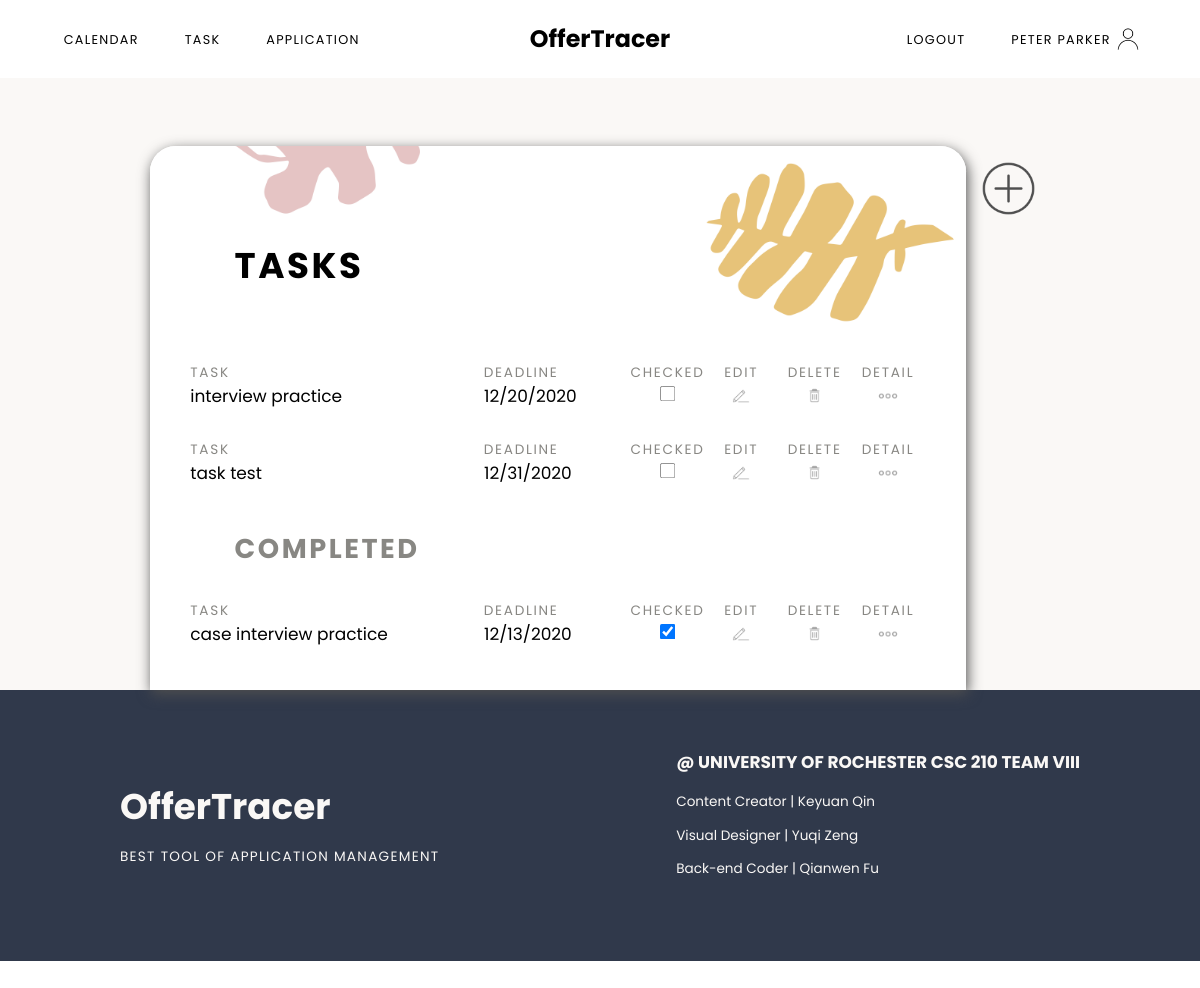
The page /task (signed in) on the database as committed earlier.
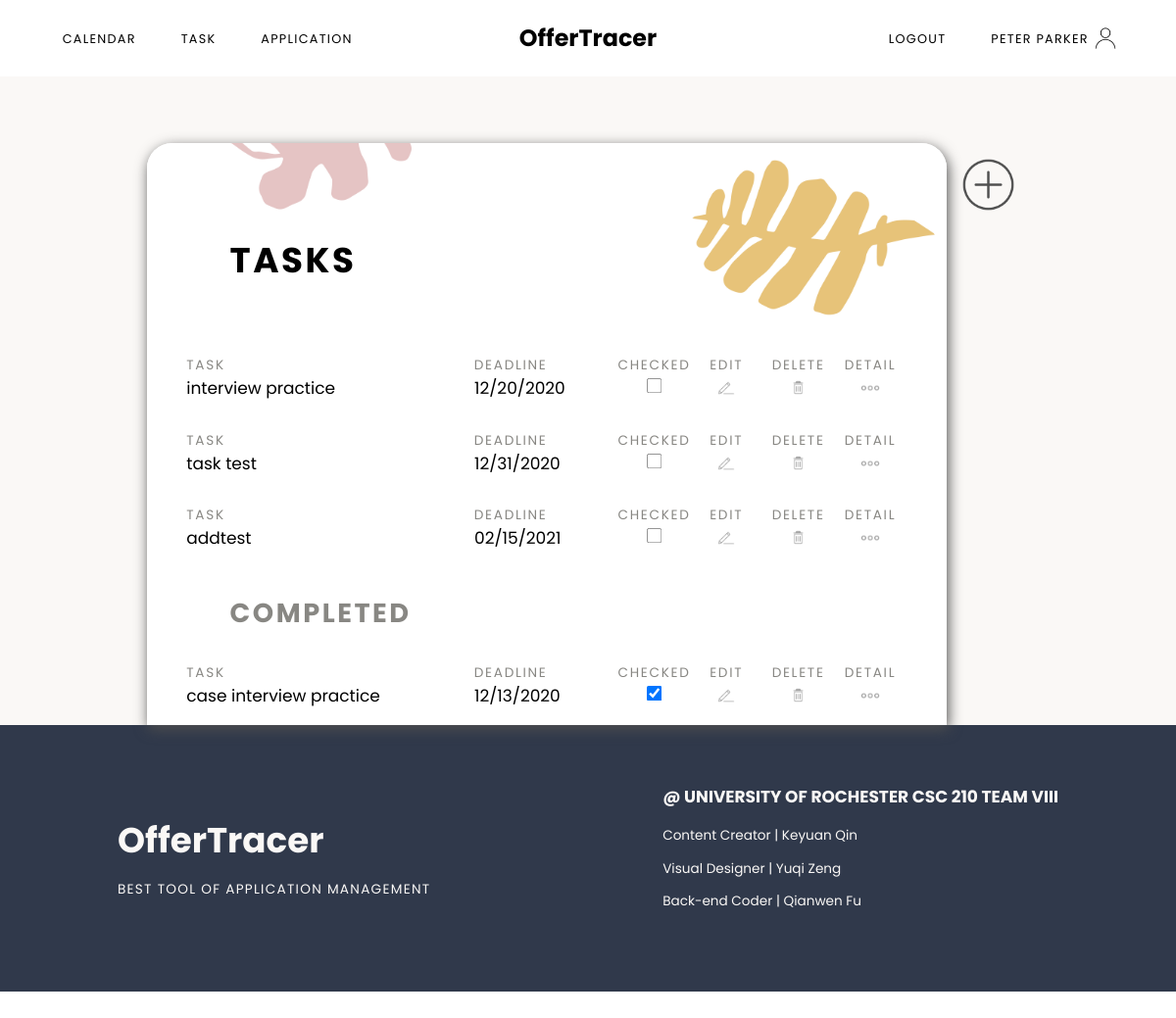
The same page on the database as committed later.
### models.py (models this page shows, shortened)
class User(UserMixin, db.Model):
	id = db.Column(db.Integer, primary_key=True)
	email = db.Column(db.String(100), unique=True, nullable=False)
	password = db.Column(db.String(100), nullable=False)
	name = db.Column(db.String(100), nullable=False)
	jobs = db.relationship('Job', backref='author', lazy=True)
	tasks = db.relationship('Task', backref='author', lazy=True)
	assessments = db.relationship('Assessment', backref='author', lazy=True)

class Task(db.Model):
	id = db.Column(db.Integer, primary_key=True)
	item = db.Column(db.String(100), nullable=False) #title of this task
	notes = db.Column(db.Text)
	due = db.Column(db.DateTime)
	complete = db.Column(db.Boolean(False), nullable=False)
	job_id = db.Column(db.Integer, db.ForeignKey('job.id'))
	user_id = db.Column(db.Integer, db.ForeignKey('user.id'))

### main.py (the view, shortened to what this page needs)
@main.route('/task', methods=['GET','POST'])
@login_required
def task():
	tasks = []
	completed = []
	data = Task.query.filter_by(user_id=current_user.id)
	jobs = Job.query.filter_by(user_id=current_user.id)
	for stuff in data:
		if stuff.complete == False:
			tasks.append(stuff)
		else:
			completed.append(stuff)
	return render_template('task.html', name=current_user.name, tasks=tasks, completed=completed, jobs=jobs, id=current_user.id)

### app.py (called while the page is built)
@login_manager.user_loader
def load_user(user_id):
	return User.query.get(int(user_id))

### templates/task.html (shortened to what this page needs)
{% extends "baseLogged.html" %}
{% block content %}
<div class="taskContainer sectionContainer">
	<div class="todolist">
		<h1>Tasks</h1>
		<ul class="taskList">
			{% if tasks %}
				{% for task in tasks %}
				<li class="taskItem">
					<div class="taskItemTitle taskIteminner">
						<p>Task</p>
						<p>Deadline</p>
						<p class="complete">Checked</p>
						<p class="complete">Edit</p>
						<p class="complete">Delete</p>
						<p class="complete">Detail</p>
					</div>
					<div class="taskItemRec taskIteminner">
						<p>{{task.item}}</p>
						<p>{{task.due.strftime("%m/%d/%Y")}}</p>
						<p class="complete"><input type="checkbox" name="complete" onclick="window.location.href='{{url_for('main.complete', id = task.id)}}';" value="complete"></p>
						<button class="edit" onclick="window.location.href='{{url_for('main.task_update', task_id = task.id)}}';"></button>
						<button class="delete" onclick="window.location.href='{{url_for('main.task_delete', task_id = task.id)}}';"></button>
						<button class="detail" onclick="window.location.href='{{url_for('main.task_single', task_id = task.id)}}';"></button>
					</div>
				</li>
				{% endfor %}
			{% endif %}
		</ul>
		<h2>Completed</h2>
		<ul class="taskList">
			{% if completed %}
				{% for task in completed %}
				<li class="taskItem">
					<div class="taskItemTitle taskIteminner">
						<p>Task</p>
						<p>Deadline</p>
						<p class="complete">Checked</p>
						<p class="complete">Edit</p>
						<p class="complete">Delete</p>
						<p class="complete">Detail</p>
					</div>
					<div class="taskItemRec taskIteminner">
						<p>{{task.item}}</p>
						<p>{{task.due.strftime("%m/%d/%Y")}}</p>
						<p class="complete"><input type="checkbox" name="complete" onclick="window.location.href='{{url_for('main.incomplete', id = task.id)}}';" value="incomplete" checked></p>
						<button class="edit" onclick="window.location.href='{{url_for('main.task_update', task_id = task.id)}}';"></button>
						<button class="delete" onclick="window.location.href='{{url_for('main.task_delete', task_id = task.id)}}';"></button>
						<button class="detail" onclick="window.location.href='{{url_for('main.task_single', task_id = task.id)}}';"></button>
					</div>
				</li>
				{% endfor %}
			{% endif %}
		</ul>
	</div>
	<div class="addButton">
		<button id="myBtn"></button>
	</div>
</div>
{% endblock %}

### templates/baseLogged.html (shortened to what this page needs)
<!DOCTYPE html>
<html lang="en">
<head>
	<link rel="stylesheet" type="text/css" href="{{ url_for('static', filename='css/nav.css') }}">
	<link rel="stylesheet" type="text/css" href="{{ url_for('static', filename='css/styles.css') }}">
	<link rel="stylesheet" type="text/css" href="{{ url_for('static', filename='css/dashboard.css') }}">
	<link rel="stylesheet" type="text/css" href="{{ url_for('static', filename='css/calendar.css') }}">
  	<link rel="stylesheet" type="text/css" href="{{ url_for('static', filename='css/task.css') }}">
  	<link rel="stylesheet" type="text/css" href="{{ url_for('static', filename='css/app.css') }}">
  	<link rel="stylesheet" type="text/css" href="{{ url_for('static', filename='css/update.css') }}">
</head>
<body>
	{% if current_user.is_authenticated %}
	<nav class="main-menu auth">
		<div class="m1">
			<a href="{{url_for('main.calendar')}}">Calendar</a>
			<a href="{{url_for('main.task')}}">Task</a>
			<a href="{{url_for('main.job')}}">Application</a>
		</div>
		<div class="title">
			<a href="{{url_for('main.index')}}">OfferTracer</a>
		</div>
		<div class="m2">
			<a href="{{url_for('auth.logout')}}">Logout</a>
			<a href="{{url_for('main.dashboard')}}" class="accName">{{ name }}</a>
		</div>
	</nav>
	{% block content %}
	{% endblock %}
	<footer class="sectionContainer">
			<div class="content footerContent containAlignCenter">
				<div class="webName">
					<h3>OfferTracer</h3>
					<p>Best Tool of Application Management</p>
				</div>
				<div class="developer">
					<h3>@ University of Rochester CSC 210 TEAM VIII</h3>
					<p>Content Creator | Keyuan Qin</p>
					<p>Visual Designer | Yuqi Zeng</p>
					<p>Back-end Coder | Qianwen Fu</p>
				</div>
			</div>
	</footer>
	{% endif %}
</body>
</html>

### static/css/nav.css (style rules this page uses)
.main-menu { top: 0; width: 100%; display: grid; grid-template-columns: 1fr 1fr 1fr; padding-top: 25px; padding-bottom: 25px; }
.auth { background-color: white; }
.main-menu a { text-decoration: none; color:black; font-family: 'Poppins', sans-serif; }
.title { margin: 0 auto; align-self: center; text-align: center; }
.m1 { padding-left: 50px; padding-top: 11px; }
.m2 { padding-right: 40px; text-align: right; padding-top: 11px; }
.title a { font-size: 28px; font-weight: bolder; }
.m1 a, .m2 a { text-transform: uppercase; margin-left: 25px; margin-right: 25px; font-size: 15px; letter-spacing: 1.5px; }
.accName { background-image: url(../images/user.png); background-repeat: no-repeat; background-position: right; background-size: contain; padding-right: 40px; padding-top: 10px; padding-bottom: 10px; }

### static/css/styles.css (style rules this page uses)
html, body, .container { margin: 0; height: 100%; }
li { list-style: none; }
ul { padding-left: 0; }
.sectionContainer { margin: 0 auto; width: 100%; align-self: center; display: flex; flex-wrap: wrap; justify-content: center; }
.content { height: auto; max-width: 80%; font-family: 'Poppins', sans-serif; display: flex; align-items: center; }
.containAlignCenter { margin: 0 auto; align-self: center; display: flex; flex-wrap: wrap; justify-content: center; }
footer { background-color: #30394b; }
.footerContent { color: #faf8f6; margin-top: 50px; margin-bottom: 80px; width: 100%; justify-content: space-between; }
.webName h3 { font-size: 42px; margin-bottom: 0px; padding-bottom: 0; }
.webName p { text-transform: uppercase; letter-spacing: 1.5px; }
.developer h3 { text-transform: uppercase; font-size: 20px; }
@media (max-width: 1350px) { html { zoom: 90%; } }
@media (max-width: 1250px) { html { zoom: 85%; } }

### static/css/calendar.css (style rules this page uses)
*, *:before, *:after { -moz-box-sizing: border-box; -webkit-box-sizing: border-box; box-sizing: border-box; }

### static/css/task.css (style rules this page uses)
.taskContainer { background-color: #faf8f6; min-height: 90%; }
.todolist { border-top-left-radius: 30px; border-top-right-radius: 30px; width: 960px; margin-top: 80px; background-color: white; font-family: 'Poppins', sans-serif; -webkit-box-shadow: 2px 5px 16px 0px #4f4f4f, 5px 5px 15px 5px rgba(0,0,0,0); box-shadow: 2px 5px 16px 0px #4f4f4f, 5px 5px 15px 5px rgba(0,0,0,0); }
.addButton { margin-top: 80px; }
.addButton button { background-image: url(../images/addButton.png); background-repeat: no-repeat; background-position: center; background-size: contain; background-color: transparent; border: none; width: 100px; height: 100px; outline: none; cursor: pointer; }
.todolist h1 { border-top-left-radius: 30px; border-top-right-radius: 30px; margin-top: 0px; padding-top: 120px; padding-bottom: 50px; background-image: url(../images/taskback.png); background-repeat: no-repeat; background-position: 50% 90%; background-size: cover; padding-left: 100px; font-size: 42px; letter-spacing: 3px; text-transform: uppercase; line-height: 42px; }
.taskContainer h2 { margin-top: 30px; padding-left: 100px; font-size: 32px; letter-spacing: 3px; text-transform: uppercase; color: #888783; margin-bottom: 20px; }
.todolist ul { width: 90%; margin: 0 auto; }
.taskIteminner { display: grid; grid-template-columns: 2fr 1fr 0.5fr 0.5fr 0.5fr 0.5fr; }
.taskItemRec input { margin: 0 auto; height: 19px; width: 19px; }
.complete { text-align: center; }
.taskItemRec p { margin-top: 0; font-size: 20px; }
.taskItemTitle p { margin-bottom: 0; text-transform: uppercase; letter-spacing: 2px; color: #888783; }
.edit { margin: 0 auto; outline: none; border: none; background-color: transparent; width: 30px; background-image: url(../images/edit.png); background-repeat: no-repeat; background-position: top center; background-size: contain; cursor: pointer; }
.delete { margin: 0 auto; outline: none; border: none; background-color: transparent; width: 30px; background-image: url(../images/delete.png); background-repeat: no-repeat; background-position: top center; background-size: contain; cursor: pointer; }
.detail { margin: 0 auto; outline: none; border: none; background-color: transparent; width: 30px; background-image: url(../images/detail.png); background-repeat: no-repeat; background-position: top center; background-size: contain; cursor: pointer; }

Rows that differ between the two databases and show on the page:
added Task: item "addtest", due "02/15/2021", shown under "TASKS"
